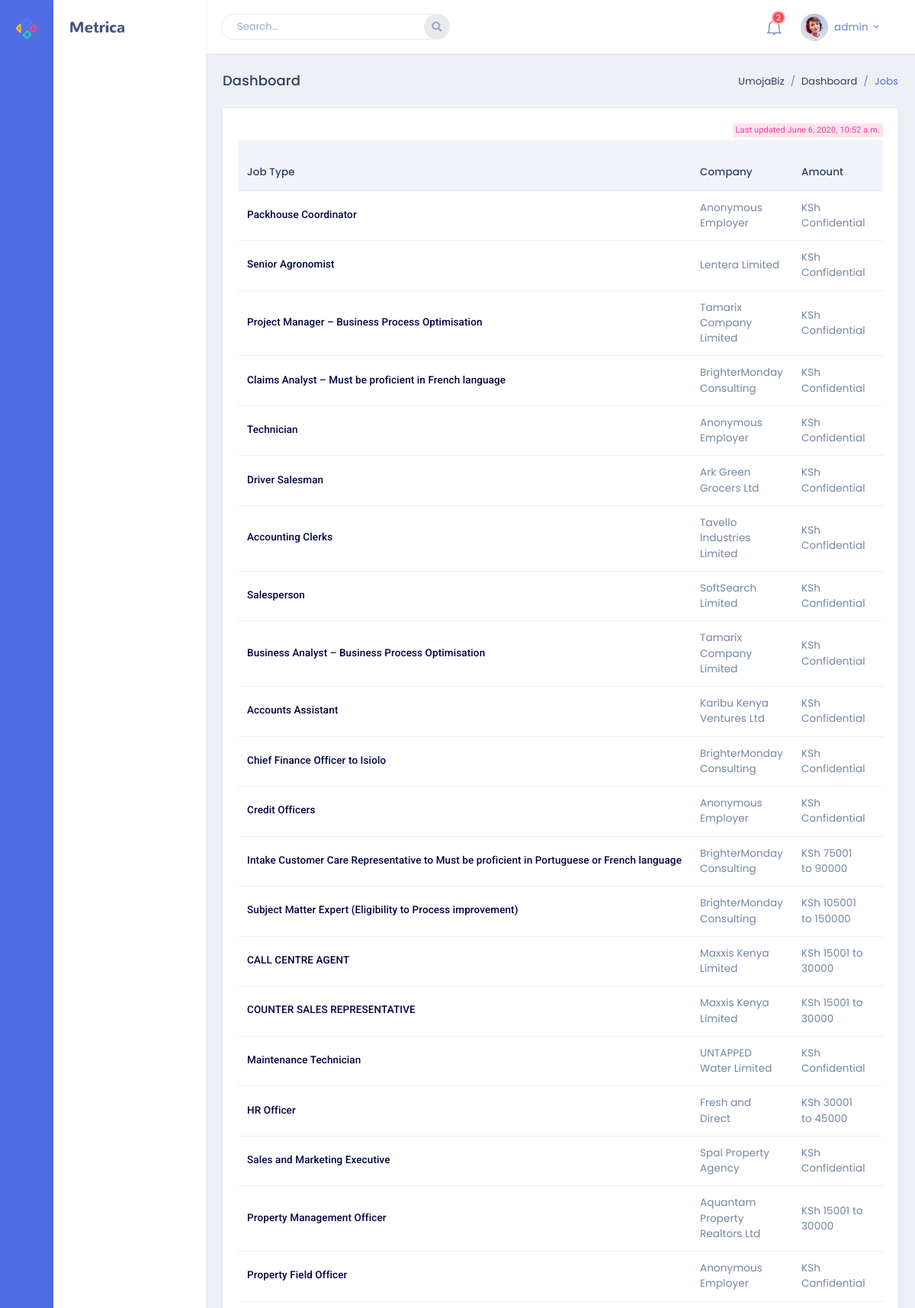
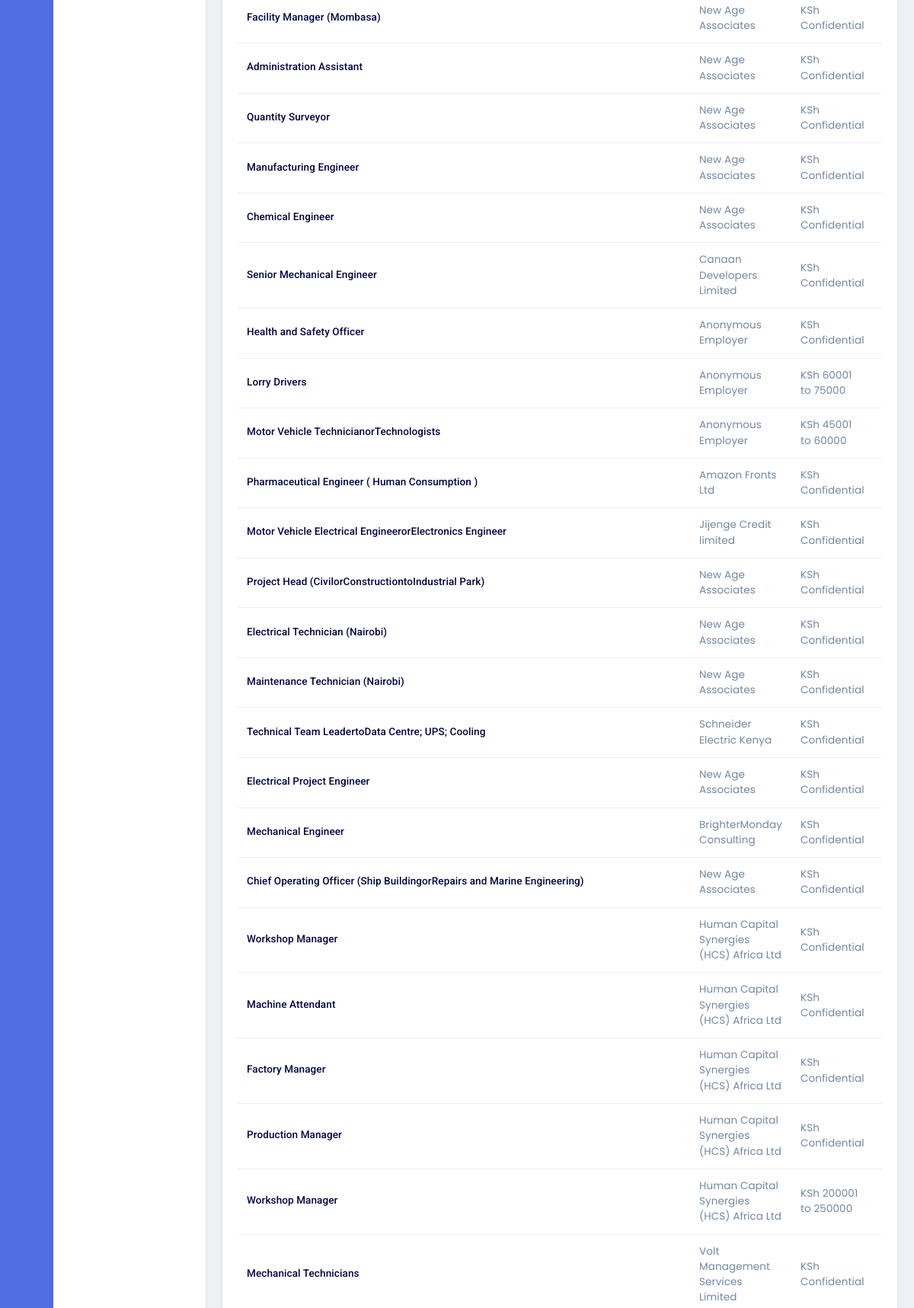
The app's page /jobs/ (signed in, upper part) with its own data (2 pictures, top to bottom).
### jobs/models.py (models this page shows, shortened)
class Job(models.Model):
  amount = models.CharField(max_length=100)
  category_or_job_function = models.CharField(max_length=200)
  company = models.CharField(max_length=100)
  description = models.TextField()
  featured = models.CharField(max_length=5)
  full_time_or_part_time = models.CharField(max_length=50)
  job_type = models.CharField(max_length=200)
  location = models.CharField(max_length=100)
  working_hours = models.CharField(max_length=5)

### jobs/views.py (the view)
# urls.py: path('', job_view, name='job-index'),
@login_required(login_url='core:login')
def job_view(request):
  jobs = Job.objects.all()
  context = {
    'object_list': jobs,
    'jobs': 'Jobs',
    'updated_at': datetime.now()
  }
  return render(request, 'jobs/index.html', context)

### templates/jobs/index.html (shortened to what this page needs)
{% extends '../base.html' %}
{% load static %}
{% block content %}
{% include 'breadcrumps.html' with current=jobs %}
<div class="row">
  <div class="col-lg-12">
    <div class="card">
      <div class="card-body">
        <p class="badge badge-soft-pink font-11 p-1 mb-1 float-lg-right float-md-none">Last updated {{updated_at}}</p>
        <div class="table-responsive browser_users">
          <table class="table mb-0">
            <thead class="thead-light">
              <tr>
                <th class="border-top-0">Job Type</th>
                <th class="border-top-0">Company</th>
                <th class="border-top-0">Amount</th>
                <th class="border-top-0">Location</th>
              </tr>
            </thead>
            <tbody>
              {% for job in object_list %}
              <tr>
                <td>
                  <div class="media">
                    <div class="media-body align-self-center text-truncate">
                      <h6 class="mt-0 mb-1 text-dark">{{job.job_type}}</h6>
                    </div>
                  </div>
                </td>
                <td>{{job.company}}</td>
                <td>{{job.amount}}</td>
                <td>{{job.location}}</td>
              </tr>
              {% endfor %}
            </tbody>
          </table>
        </div>
      </div>
    </div>
  </div>
</div>
{% endblock %}

### templates/navbar.html (shortened to what this page needs)
{% load static %}
<div class="topbar">
  <nav class="navbar-custom">
    <ul class="list-unstyled topbar-nav float-right mb-0">
      <li class="dropdown notification-list"><a class="nav-link dropdown-toggle arrow-none waves-light waves-effect" data-toggle="dropdown" href="#" role="button" aria-haspopup="false" aria-expanded="false"><i class="ti-bell noti-icon"></i> <span class="badge badge-danger badge-pill noti-icon-badge">2</span></a>
      </li>
      <li class="dropdown">
        <a class="nav-link dropdown-toggle waves-effect waves-light nav-user" data-toggle="dropdown" href="#" role="button" aria-haspopup="false" aria-expanded="false"><img src="{% static 'images/users/user-4.jpg' %}" alt="profile-user" class="rounded-circle"> <span class="ml-1 nav-user-name hidden-sm">{{request.user}} <i class="mdi mdi-chevron-down"></i></span>
        </a>
      </li>
    </ul>
    <ul class="list-unstyled topbar-nav mb-0">
      <li class="hide-phone app-search">
        <form role="search" class="">
          <input type="text" placeholder="Search..." class="form-control">
          <a href="#"><i class="fas fa-search"></i>
          </a>
        </form>
      </li>
    </ul>
  </nav>
</div>

### records on screen
Job: job_type "Packhouse Coordinator", company "Anonymous Employer", amount "KSh Confidential"
Job: job_type "Senior Agronomist", company "Lentera Limited", amount "KSh Confidential"
Job: job_type "Project Manager – Business Process Optimisation", company "Tamarix Company Limited", amount "KSh Confidential"
Job: job_type "Claims Analyst – Must be proficient in French language", company "BrighterMonday Consulting", amount "KSh Confidential"
Job: job_type "Technician", company "Anonymous Employer", amount "KSh Confidential"
Job: job_type "Driver Salesman", company "Ark Green Grocers Ltd", amount "KSh Confidential"
Job: job_type "Accounting Clerks", company "Tavello Industries Limited", amount "KSh Confidential"
Job: job_type "Salesperson", company "SoftSearch Limited", amount "KSh Confidential"
Job: job_type "Business Analyst – Business Process Optimisation", company "Tamarix Company Limited", amount "KSh Confidential"
Job: job_type "Accounts Assistant", company "Karibu Kenya Ventures Ltd", amount "KSh Confidential"
Job: job_type "Chief Finance Officer to Isiolo", company "BrighterMonday Consulting", amount "KSh Confidential"
Job: job_type "Credit Officers", company "Anonymous Employer", amount "KSh Confidential"
Job: job_type "Intake Customer Care Representative to Must be proficient in Portuguese or French language", company "BrighterMonday Consulting", amount "KSh 75001 to 90000"
Job: job_type "Subject Matter Expert (Eligibility to Process improvement)", company "BrighterMonday Consulting", amount "KSh 105001 to 150000"
Job: job_type "CALL CENTRE AGENT", company "Maxxis Kenya Limited", amount "KSh 15001 to 30000"
Job: job_type "COUNTER SALES REPRESENTATIVE", company "Maxxis Kenya Limited", amount "KSh 15001 to 30000"
Job: job_type "Maintenance Technician", company "UNTAPPED Water Limited", amount "KSh Confidential"
Job: job_type "HR Officer", company "Fresh and Direct", amount "KSh 30001 to 45000"
Job: job_type "Sales and Marketing Executive", company "Spal Property Agency", amount "KSh Confidential"
Job: job_type "Property Management Officer", company "Aquantam Property Realtors Ltd", amount "KSh 15001 to 30000"
Job: job_type "Property Field Officer", company "Anonymous Employer", amount "KSh Confidential"
Job: job_type "Facility Manager (Mombasa)", company "New Age Associates", amount "KSh Confidential"
Job: job_type "Administration Assistant", company "New Age Associates", amount "KSh Confidential"
Job: job_type "Quantity Surveyor", company "New Age Associates", amount "KSh Confidential"
Job: job_type "Manufacturing Engineer", company "New Age Associates", amount "KSh Confidential"
Job: job_type "Chemical Engineer", company "New Age Associates", amount "KSh Confidential"
Job: job_type "Senior Mechanical Engineer", company "Canaan Developers Limited", amount "KSh Confidential"
Job: job_type "Health and Safety Officer", company "Anonymous Employer", amount "KSh Confidential"
Job: job_type "Lorry Drivers", company "Anonymous Employer", amount "KSh 60001 to 75000"
Job: job_type "Motor Vehicle TechnicianorTechnologists", company "Anonymous Employer", amount "KSh 45001 to 60000"
Job: job_type "Pharmaceutical Engineer ( Human Consumption )", company "Amazon Fronts Ltd", amount "KSh Confidential"
Job: job_type "Motor Vehicle Electrical EngineerorElectronics Engineer", company "Jijenge Credit limited", amount "KSh Confidential"
Job: job_type "Project Head (CivilorConstructiontoIndustrial Park)", company "New Age Associates", amount "KSh Confidential"
Job: job_type "Electrical Technician (Nairobi)", company "New Age Associates", amount "KSh Confidential"
Job: job_type "Maintenance Technician (Nairobi)", company "New Age Associates", amount "KSh Confidential"
Job: job_type "Technical Team LeadertoData Centre; UPS; Cooling", company "Schneider Electric Kenya", amount "KSh Confidential"
Job: job_type "Electrical Project Engineer", company "New Age Associates", amount "KSh Confidential"
Job: job_type "Mechanical Engineer", company "BrighterMonday Consulting", amount "KSh Confidential"
Job: job_type "Chief Operating Officer (Ship BuildingorRepairs and Marine Engineering)", company "New Age Associates", amount "KSh Confidential"
Job: job_type "Workshop Manager", company "Human Capital Synergies (HCS) Africa Ltd", amount "KSh Confidential"
Job: job_type "Machine Attendant", company "Human Capital Synergies (HCS) Africa Ltd", amount "KSh Confidential"
Job: job_type "Factory Manager", company "Human Capital Synergies (HCS) Africa Ltd", amount "KSh Confidential"
Job: job_type "Production Manager", company "Human Capital Synergies (HCS) Africa Ltd", amount "KSh Confidential"
Job: job_type "Workshop Manager", company "Human Capital Synergies (HCS) Africa Ltd", amount "KSh 200001 to 250000"
Job: job_type "Mechanical Technicians", company "Volt Management Services Limited", amount "KSh Confidential"

### other values on screen
{{ request.user }} "admin"
{{ current }} "Jobs"
